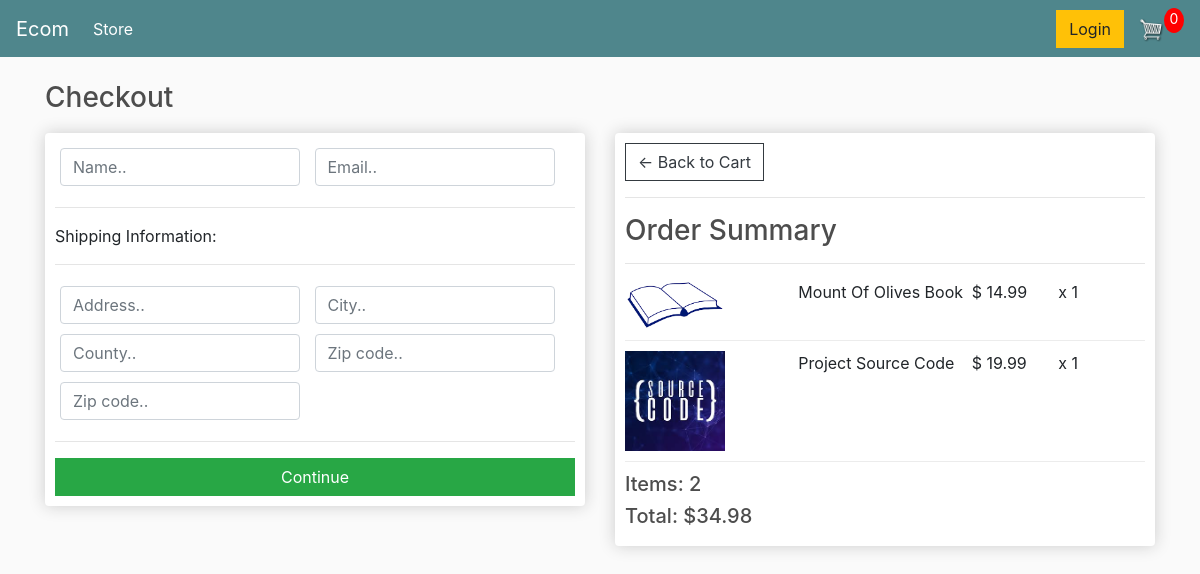
Screenshot of /checkout/ (signed in) with the database file from the repository.
### store/models.py (models this page shows, shortened)
class OrderItem(models.Model):
     product=models.ForeignKey(Product,on_delete=models.SET_NULL,blank=True,null=True)
     order=models.ForeignKey(Order,on_delete=models.SET_NULL,blank=True,null=True)
     quantity=models.IntegerField(default=0,null=True,blank=True)
     date_added=models.DateTimeField(auto_now_add=True)
     @property
     def get_total(self):
               total=self.product.price* self.quantity
               return total

class Product(models.Model):
    name=models.CharField(max_length=200,null=True)
    price=models.FloatField()
    digital=models.BooleanField(default=False,null=True,blank=False)
    image=models.ImageField(null=True,blank=True)

class Order(models.Model):
     customer=models.ForeignKey(Customer,on_delete=models.SET_NULL,blank=True,null=True)
     date_ordered=models.DateTimeField(auto_now_add=True)
     complete=models.BooleanField(default=False,null=True,blank=False)
     transaction_id=models.CharField(max_length=200,null=True)
     @property
     def get_cart_total(self):
           orderitems=self.orderitem_set.all()
           total=sum([item.get_total for item in orderitems])
           return total
     @property
     def get_cart_items(self):
           orderitems=self.orderitem_set.all()
           total=sum([item.quantity for item in orderitems])
           return total

### store/views.py (the view)
# urls.py: path('checkout/',views.checkout,name='checkout'),
def checkout(request):
      if request.user.is_authenticated:
        customer=request.user.customer
        order,created=Order.objects.get_or_create(customer=customer,complete=False)
        items=order.orderitem_set.all()
      else:
        items=[]
        order={'get_cart_total':0, 'get_cart_items':0}
      context={'items':items,'order':order}
      return render(request,'store/checkout.html',context)

### store/templates/store/checkout.html (shortened to what this page needs)
{% extends 'store/main.html' %}
{% load static %}
{% block content %}
    <h3>Checkout</h3>
    <div class="row">
        <div class="col-lg-6">
            <div class="box-element" id="form-wrapper">
                <form id="form">
                    <div id="user-info">
                        <div class="form-field">
							<input required class="form-control" type="text" name="name" placeholder="Name..">
						</div>
						<div class="form-field">
							<input required class="form-control" type="email" name="email" placeholder="Email..">
						</div>
                    </div>
                    <div id="shipping-info">
                        <hr>
						<p>Shipping Information:</p>
						<hr>
						<div class="form-field">
							<input class="form-control" type="text" name="address" placeholder="Address..">
						</div>
						<div class="form-field">
							<input class="form-control" type="text" name="city" placeholder="City..">
						</div>
						<div class="form-field">
							<input class="form-control" type="text" name="county" placeholder="County..">
						</div>
						<div class="form-field">
							<input class="form-control" type="text" name="zipcode" placeholder="Zip code..">
						</div>
						<div class="form-field">
							<input class="form-control" type="text" name="country" placeholder="Zip code..">
						</div>
                    </div>
                    <hr>
                    <input id="form-button" class="btn btn-success btn-block" type="submit" value="Continue">
                </form>
            </div>
            <br>
        </div>
        <div class="col-lg-6">
            <div class="box-element">
                <a  class="btn btn-outline-dark" href="{% url 'cart' %}">&#x2190; Back to Cart</a>
				<hr>
				<h3>Order Summary</h3>
                <hr>
                {%for item in items%}
                <div class="cart-row">
					<div style="flex:2"><img class="row-image" src="{{item.product.image.url}}"></div>
					<div style="flex:2"><p>{{item.product.name}}</p></div>
					<div style="flex:1"><p>$ {{item.product.price}}</p></div>
					<div style="flex:1"><p>x {{item.quantity}}</p></div>
				</div>
                {%endfor%}
                <h5>Items: {{order.get_cart_items}}</h5>
                <h5>Total: ${{order.get_cart_total|floatformat:2}}</h5>
            </div>
        </div>
    </div>
{% endblock content %}

### store/static/css/main.css (style rules this page uses)
body { background-color: hsl(0, 0%, 98%); }
h1,h2,h3,h4,h5,h6 { color:hsl(0, 0%, 30%); }
.box-element { box-shadow:hsl(0, 0%, 80%) 0 0 16px; background-color: #fff; border-radius: 4px; padding: 10px; }
.col-lg-4, .col-lg-6, .col-lg-8, .col-lg-12 { margin-top: 10px; }
.btn { border-radius: 0; }
.row-image { width: 100px; }
.form-field { width:250px; display: inline-block; padding: 5px; }
.cart-row { display: flex; align-items: flex-stretch; padding-bottom: 10px; margin-bottom: 10px; border-bottom: 1px solid #ececec; }

### rows the page displays
OrderItem: product.image (picture), product.name "Mount Of Olives Book", product.price "14.99", quantity "1"
OrderItem: product.image (picture), product.name "Project Source Code", product.price "19.99", quantity "1"
Order: get_cart_items "2", get_cart_total "34.98"
